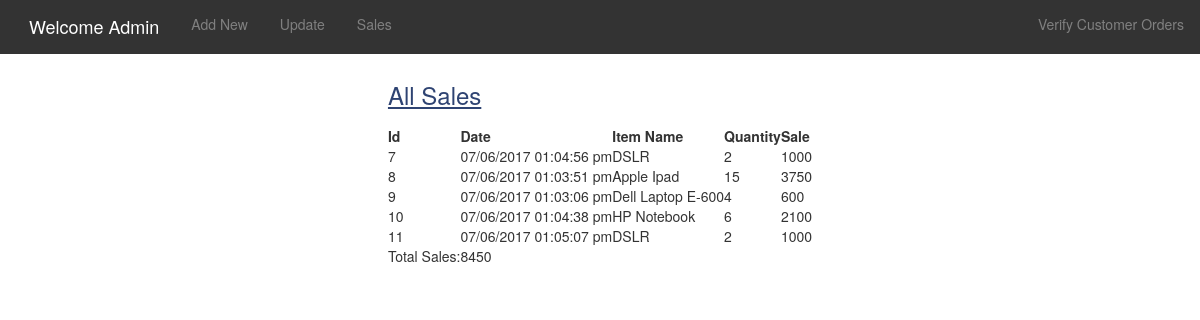
/admin/sales.php, run on the app's committed database.
### tables this page shows
CREATE TABLE `sales` (
  `id` int(11) NOT NULL,
  `date` text NOT NULL,
  `item_name` text NOT NULL,
  `qty` int(11) NOT NULL,
  `sale_price` int(11) NOT NULL
);

### admin/sales.php (the view, shortened to what this page needs)
<!DOCTYPE html>
<html lang="en">
<head>
    <link href="css/bootstrap.min.css" rel="stylesheet">
	<link href="../css/body-content.css" rel="stylesheet">
	<link href="../css/header.css" rel="stylesheet">
</head>
<body>
	<?php include 'header.php' ?>
<?php
	include '../_inc/dbconn.php';
	$sql="SELECT * FROM `sales`";
	$result=  mysqli_query($x,$sql) or die(mysqli_error());
?>
			<?php $total = 0; ?>
		        <table align="center">
                        <caption align='center' style='color:#2E4372'><h3><u>All Sales</u></h3></caption>
                        <th>Id   </th>
                        <th>  Date   </th>
                        <th>  Item Name   </th>
                        <th>  Quantity   </th>
                        <th>  Sale   </th>
                        <?php
                        while($rws=  mysqli_fetch_array($result)){
                            echo "<tr>";
                            echo "<td>".$rws[0]."</td>";
                            echo "<td>".$rws[1]."</td>";
                            echo "<td>".$rws[2]."</td>";
                            echo "<td>".$rws[3]."</td>";
                            echo "<td>".$rws[4]."</td>";
							echo "</tr>";
							$total = $total + $rws[4];
                        }
						echo "<tr>";
							echo "<td>"."Total Sales: "."</td>";
							echo "<td>".$total."</td>";
						echo "</tr>";
                        ?>
                    </table>
</body>

### css/body-content.css (style rules this page uses)
body { padding-top: 0px; }

### css/header.css (style rules this page uses)
body { margin: 0; }

### data on the page
sales: id "7", date "07/06/2017 01:04:56 pm", item_name "DSLR", qty "2", sale_price "1000"
sales: id "8", date "07/06/2017 01:03:51 pm", item_name "Apple Ipad", qty "15", sale_price "3750"
sales: id "9", date "07/06/2017 01:03:06 pm", item_name "Dell Laptop E-600", qty "4", sale_price "600"
sales: id "10", date "07/06/2017 01:04:38 pm", item_name "HP Notebook", qty "6", sale_price "2100"
sales: id "11", date "07/06/2017 01:05:07 pm", item_name "DSLR", qty "2", sale_price "1000"

### other printed values
$total "8450"
